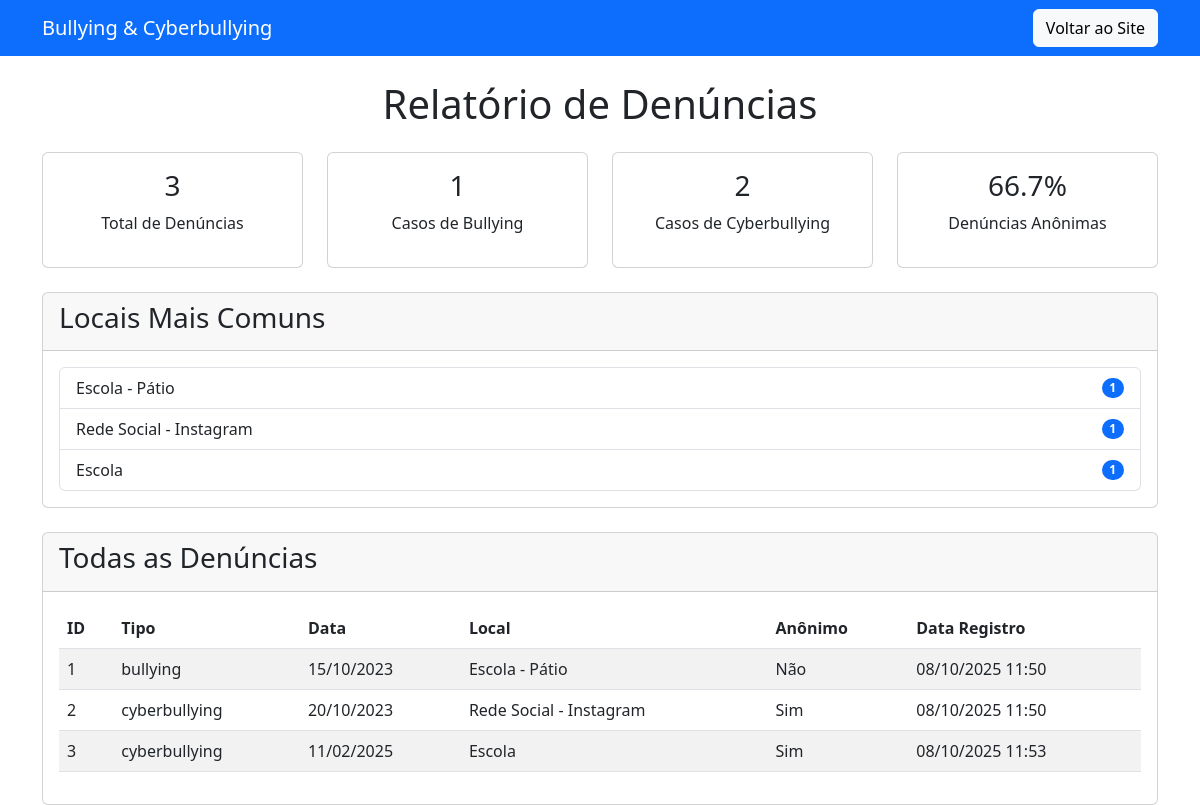
The app's page /relatorio with its own data.
### database.py (models this page shows)
class Denuncia(db.Model):
    id = db.Column(db.Integer, primary_key=True)
    tipo = db.Column(db.String(20), nullable=False)
    data_ocorrencia = db.Column(db.DateTime, nullable=False)
    local = db.Column(db.String(200), nullable=False)
    descricao = db.Column(db.Text, nullable=False)
    envolvidos = db.Column(db.Text, nullable=False)
    testemunhas = db.Column(db.Text)
    contato = db.Column(db.String(100))
    anonimo = db.Column(db.Boolean, default=False)
    data_registro = db.Column(db.DateTime, default=datetime.now)

### app.py (the view)
@app.route('/relatorio')
def relatorio():
    denuncias = Denuncia.query.all()
    total_denuncias = len(denuncias)
    bullying_count = len([d for d in denuncias if d.tipo == 'bullying'])
    cyberbullying_count = len([d for d in denuncias if d.tipo == 'cyberbullying'])
    taxa_anonimato = len([d for d in denuncias if d.anonimo]) / total_denuncias * 100 if total_denuncias > 0 else 0
    locais_count = defaultdict(int)
    for denuncia in denuncias:
        locais_count[denuncia.local] += 1
    locais_mais_comuns = dict(sorted(locais_count.items(), key=lambda x: x[1], reverse=True)[:3])
    return render_template('relatorio.html',
                         total_denuncias=total_denuncias,
                         bullying_count=bullying_count,
                         cyberbullying_count=cyberbullying_count,
                         taxa_anonimato=taxa_anonimato,
                         locais_mais_comuns=locais_mais_comuns,
                         denuncias=denuncias)

### templates/relatorio.html (shortened to what this page needs)
<!DOCTYPE html>
<html lang="pt-BR">
<head>
    <link href="https://cdn.jsdelivr.net/npm/bootstrap@5.3.0/dist/css/bootstrap.min.css" rel="stylesheet">
</head>
<body>
    <nav class="navbar navbar-expand-lg navbar-dark bg-primary">
        <div class="container">
            <a class="navbar-brand" href="/">Bullying & Cyberbullying</a>
            <a class="btn btn-light" href="/">Voltar ao Site</a>
        </div>
    </nav>
    <div class="container mt-4">
        <h1 class="text-center mb-4">Relatório de Denúncias</h1>
        <div class="row mb-4">
            <div class="col-md-3">
                <div class="card text-center">
                    <div class="card-body">
                        <h3>{{ total_denuncias }}</h3>
                        <p>Total de Denúncias</p>
                    </div>
                </div>
            </div>
            <div class="col-md-3">
                <div class="card text-center">
                    <div class="card-body">
                        <h3>{{ bullying_count }}</h3>
                        <p>Casos de Bullying</p>
                    </div>
                </div>
            </div>
            <div class="col-md-3">
                <div class="card text-center">
                    <div class="card-body">
                        <h3>{{ cyberbullying_count }}</h3>
                        <p>Casos de Cyberbullying</p>
                    </div>
                </div>
            </div>
            <div class="col-md-3">
                <div class="card text-center">
                    <div class="card-body">
                        <h3>{{ "%.1f"|format(taxa_anonimato) }}%</h3>
                        <p>Denúncias Anônimas</p>
                    </div>
                </div>
            </div>
        </div>
        <div class="card mb-4">
            <div class="card-header">
                <h3>Locais Mais Comuns</h3>
            </div>
            <div class="card-body">
                <ul class="list-group">
                    {% for local, count in locais_mais_comuns.items() %}
                    <li class="list-group-item d-flex justify-content-between align-items-center">
                        {{ local }}
                        <span class="badge bg-primary rounded-pill">{{ count }}</span>
                    </li>
                    {% endfor %}
                </ul>
            </div>
        </div>
        <div class="card">
            <div class="card-header">
                <h3>Todas as Denúncias</h3>
            </div>
            <div class="card-body">
                {% if denuncias %}
                <div class="table-responsive">
                    <table class="table table-striped">
                        <thead>
                            <tr>
                                <th>ID</th>
                                <th>Tipo</th>
                                <th>Data</th>
                                <th>Local</th>
                                <th>Anônimo</th>
                                <th>Data Registro</th>
                            </tr>
                        </thead>
                        <tbody>
                            {% for denuncia in denuncias %}
                            <tr>
                                <td>{{ denuncia.id }}</td>
                                <td>{{ denuncia.tipo }}</td>
                                <td>{{ denuncia.data_ocorrencia.strftime('%d/%m/%Y') }}</td>
                                <td>{{ denuncia.local }}</td>
                                <td>{{ 'Sim' if denuncia.anonimo else 'Não' }}</td>
                                <td>{{ denuncia.data_registro.strftime('%d/%m/%Y %H:%M') }}</td>
                            </tr>
                            {% endfor %}
                        </tbody>
                    </table>
                </div>
                {% else %}
                <p class="text-center">Nenhuma denúncia registrada ainda.</p>
                {% endif %}
            </div>
        </div>
    </div>
</body>
</html>

### records on screen
Denuncia: local "Escola - Pátio", id "1", tipo "bullying", data_ocorrencia "15/10/2023", anonimo "Não", data_registro "08/10/2025 11:50"
Denuncia: local "Rede Social - Instagram", anonimo "1", id "2", tipo "cyberbullying", data_ocorrencia "20/10/2023", anonimo "Sim", data_registro "08/10/2025 11:50"
Denuncia: local "Escola", anonimo "1", id "3", tipo "cyberbullying", data_ocorrencia "11/02/2025", anonimo "Sim", data_registro "08/10/2025 11:53"

### other values on screen
{{ total_denuncias }} "3"
{{ bullying_count }} "1"
{{ cyberbullying_count }} "2"
{{ "%.1f"|format(taxa_anonimato) }} "66.7"
